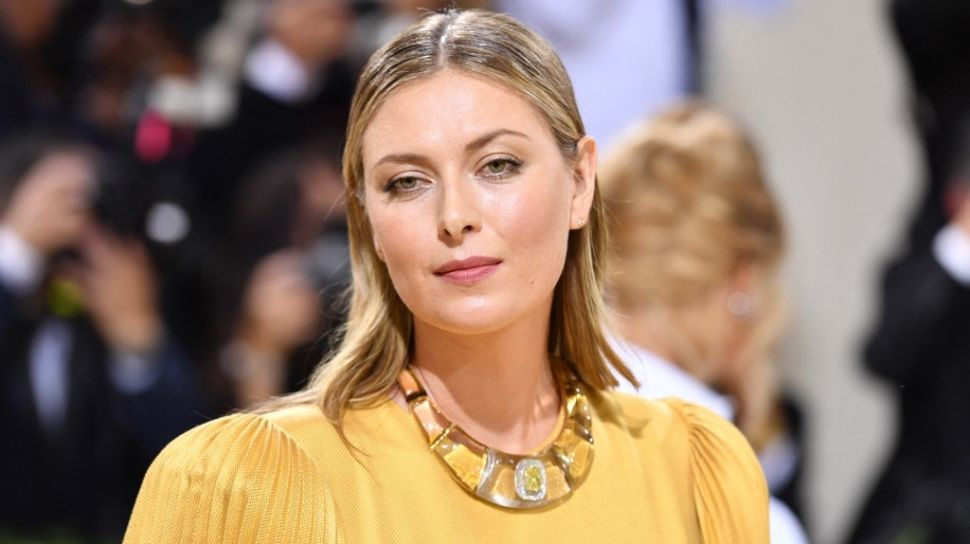
#> input picture tests/download (3).png, 970 x 544 px
$ python -i util.py   (imports and definitions only)
#> lines starting #> are read from the running program, lines starting #| are printed output that depends on the picture

import joblib
import json
import numpy as np
import base64
import cv2
from wavelet import w2d

__class_name_to_number = {}
__class_number_to_name = {}

__model = None

def get_b64_image():
  with open('messi.txt') as f:
    return f.read()

def class_number_to_name(class_num):
  return __class_number_to_name[class_num]

def classify_image(image_64, file_path=None):
  imgs = get_cropped_image_if_2_eyes(file_path, image_64)

  result = []

  for img in imgs:
    scalled_img = cv2.resize(img, (32, 32))
    img_har = w2d(img,'db1',5)
    scalled_img_har = cv2.resize(img_har, (32, 32))
    combined_img = np.vstack((scalled_img.reshape(32*32*3,1), scalled_img_har.reshape(32*32,1)))
    len_img_array = 32 * 32 * 3 + 32 * 32

    fin = combined_img.reshape(1, len_img_array).astype(float)
    result.append({
      'class': __model.predict(fin)[0],
      'class_prob': np.round(__model.predict_proba(fin) * 100, 2).tolist()[0],
      'class_dictionary': __class_name_to_number
      })

  return result


def load_artifacts():
  print("loading artifacts....")
  global __class_name_to_number
  global __class_number_to_name

  with open("server/artifacts/class_dictionary.json", 'r') as f:
    __class_name_to_number = json.load(f)
    __class_number_to_name = {v: k for k, v in __class_name_to_number.items()}

  global __model
  if __model is None:
    with open('server/artifacts/saved_model.pkl', 'rb') as f:
      __model = joblib.load(f)
  print("done")

def get_cv2_image_from_base64(b64):
  encoded_data = b64.split(',')[1]
  nparr = np.frombuffer(base64.b64decode(encoded_data), np.uint8)
  img = cv2.imdecode(nparr, cv2.IMREAD_COLOR)
  return img

def get_cropped_image_if_2_eyes(image_path, image_64):
  face_cascade = cv2.CascadeClassifier('opencv/haar-cascades/haarcascade_frontalface_default.xml')
  eye_cascade = cv2.CascadeClassifier('opencv/haar-cascades/haarcascade_eye.xml')

  if image_path:
    img = cv2.imread(image_path)
  else:
    img = get_cv2_image_from_base64(image_64)

  gray = cv2.cvtColor(img, cv2.COLOR_BGR2GRAY)
  faces = face_cascade.detectMultiScale(gray, 1.3, 5)

  cropped_faces = []
  for (x,y,w,h) in faces:
    roi_gray = gray[y:y+h, x:x+w]
    roi_color = img[y:y+h, x:x+w]
    eyes = eye_cascade.detectMultiScale(roi_gray)
    if len(eyes) >= 2:
      cropped_faces.append(roi_color)
  return cropped_faces


# [8 lines not run here, left out]

>>> import cv2
>>> picture = cv2.imread('../tests/download (3).png', cv2.IMREAD_GRAYSCALE)
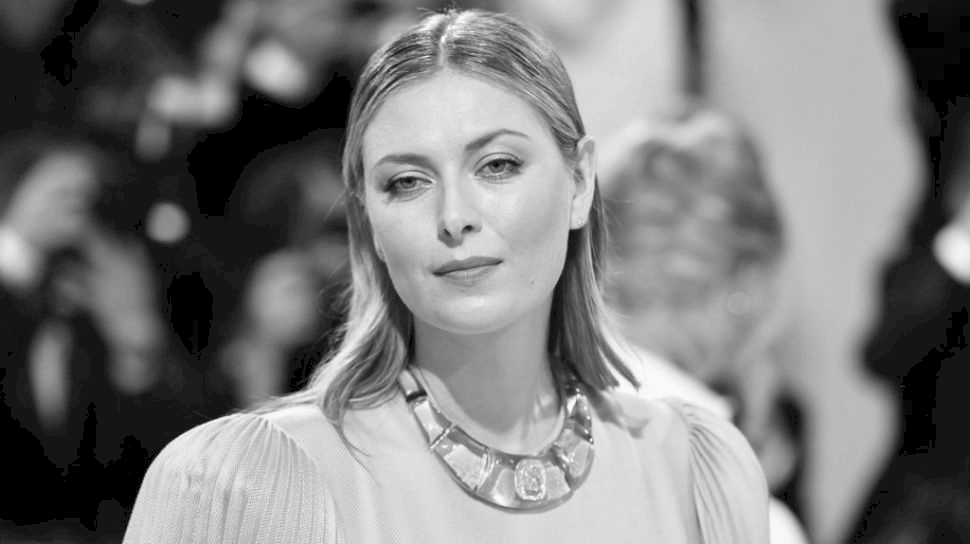
#> picture: shape (544, 970); min 0, max 254, mean 124.8
#> (the run stopped early here; a loop or call above may not have finished)

$ run again, on tests/download (1).png
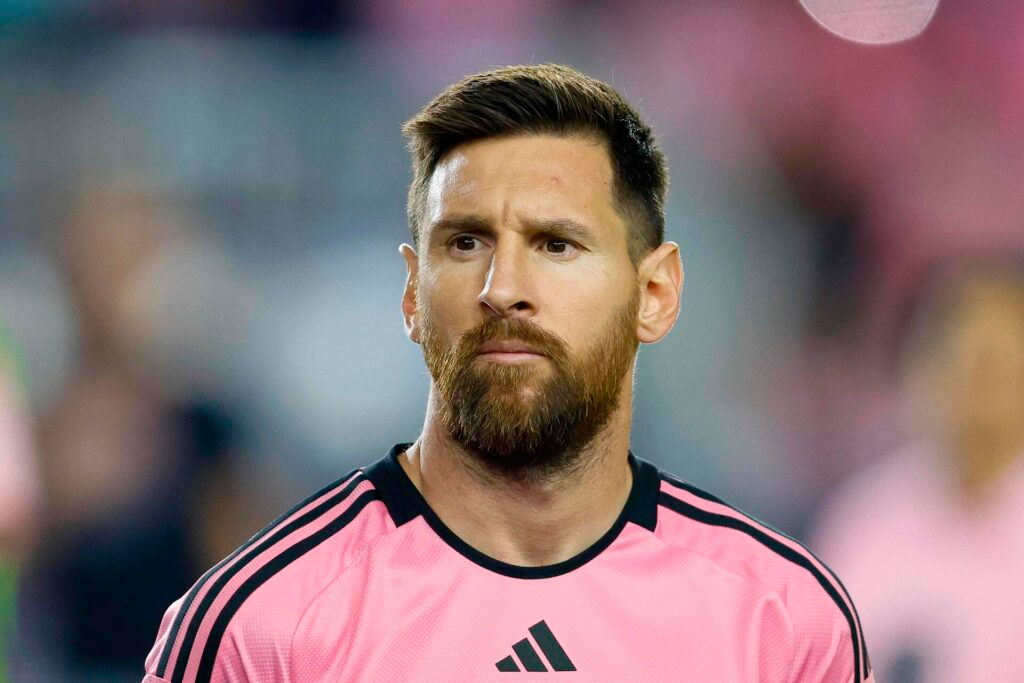
#> input picture tests/download (1).png, 1024 x 683 px
#> `picture = cv2.imread('../tests/download (3).png', cv2.IMREAD_GRAYSCALE)`:
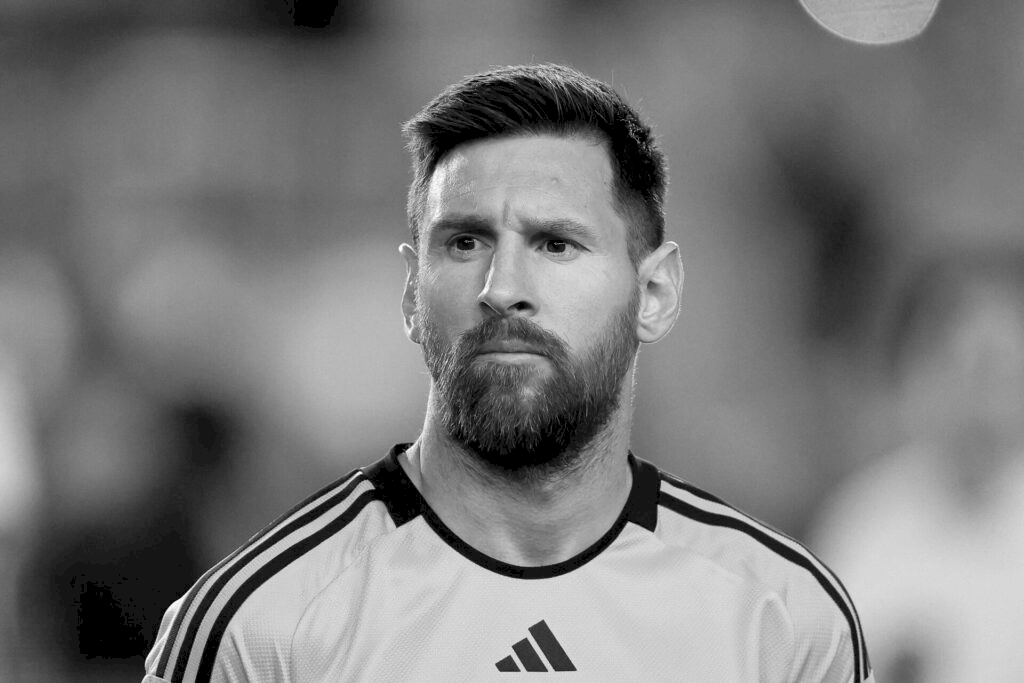
#> picture: shape (683, 1024); min 0, max 255, mean 123.1

$ run again, on tests/download (10).png
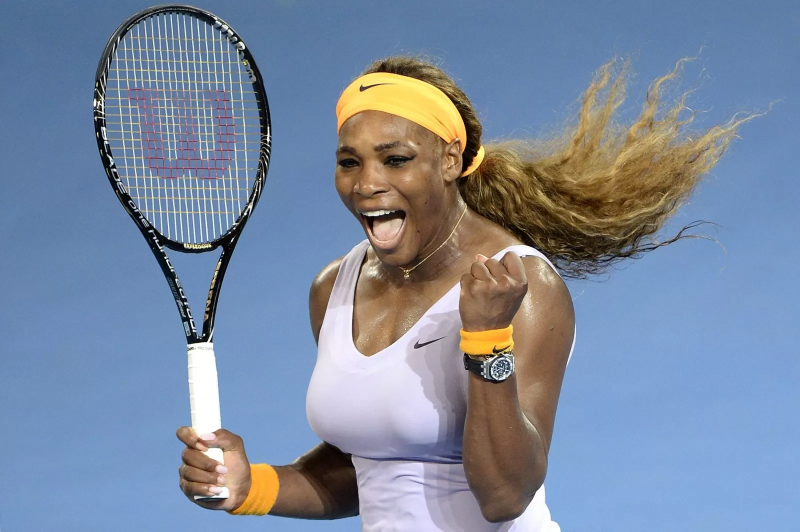
#> input picture tests/download (10).png, 1600 x 1063 px (shown at 1/2 size)
#> `picture = cv2.imread('../tests/download (3).png', cv2.IMREAD_GRAYSCALE)`:
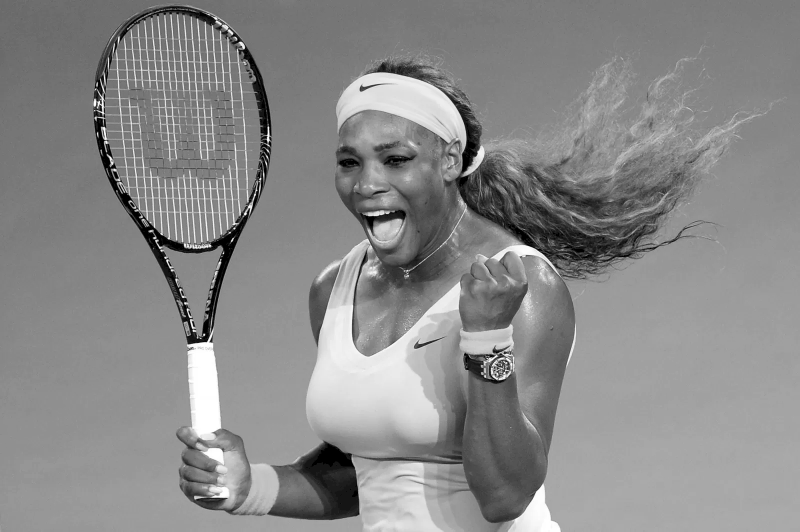
#> picture: shape (1063, 1600) (shown at 1/2 size); min 0, max 255, mean 137.4

$ run again, on tests/download (2).png
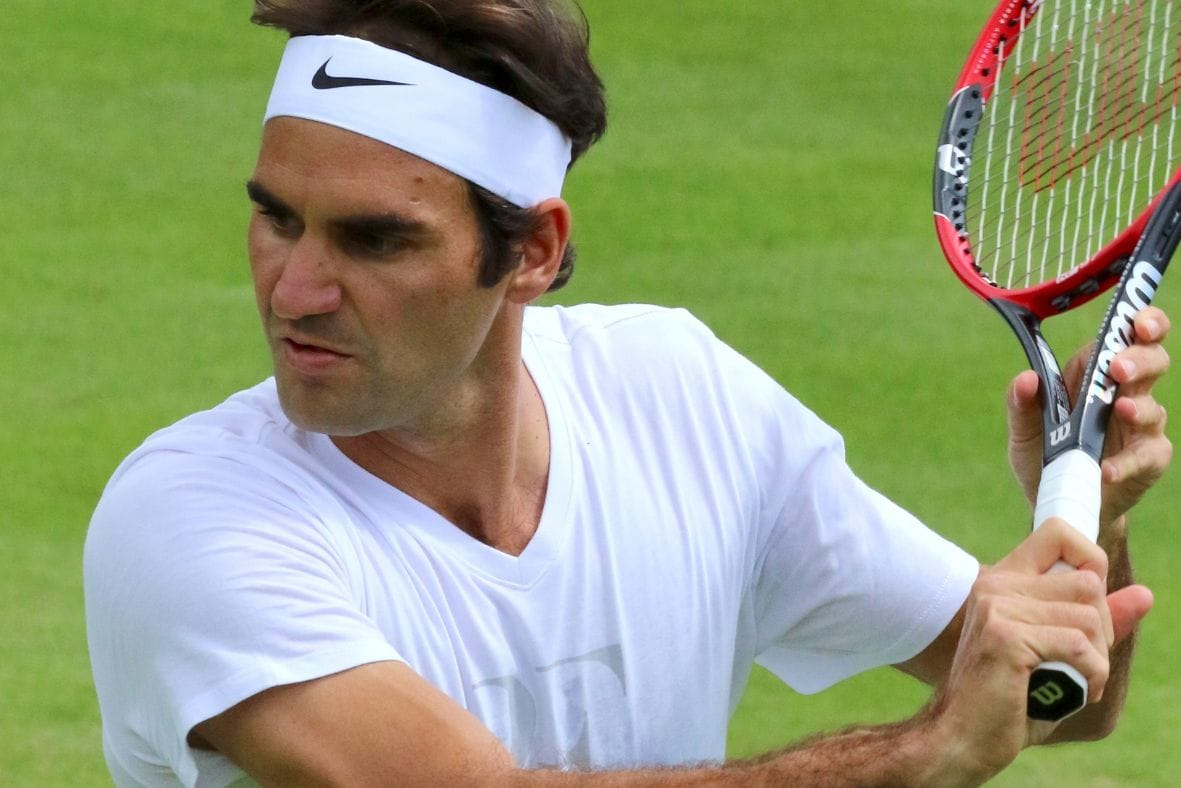
#> input picture tests/download (2).png, 1181 x 788 px
#> `picture = cv2.imread('../tests/download (3).png', cv2.IMREAD_GRAYSCALE)`:
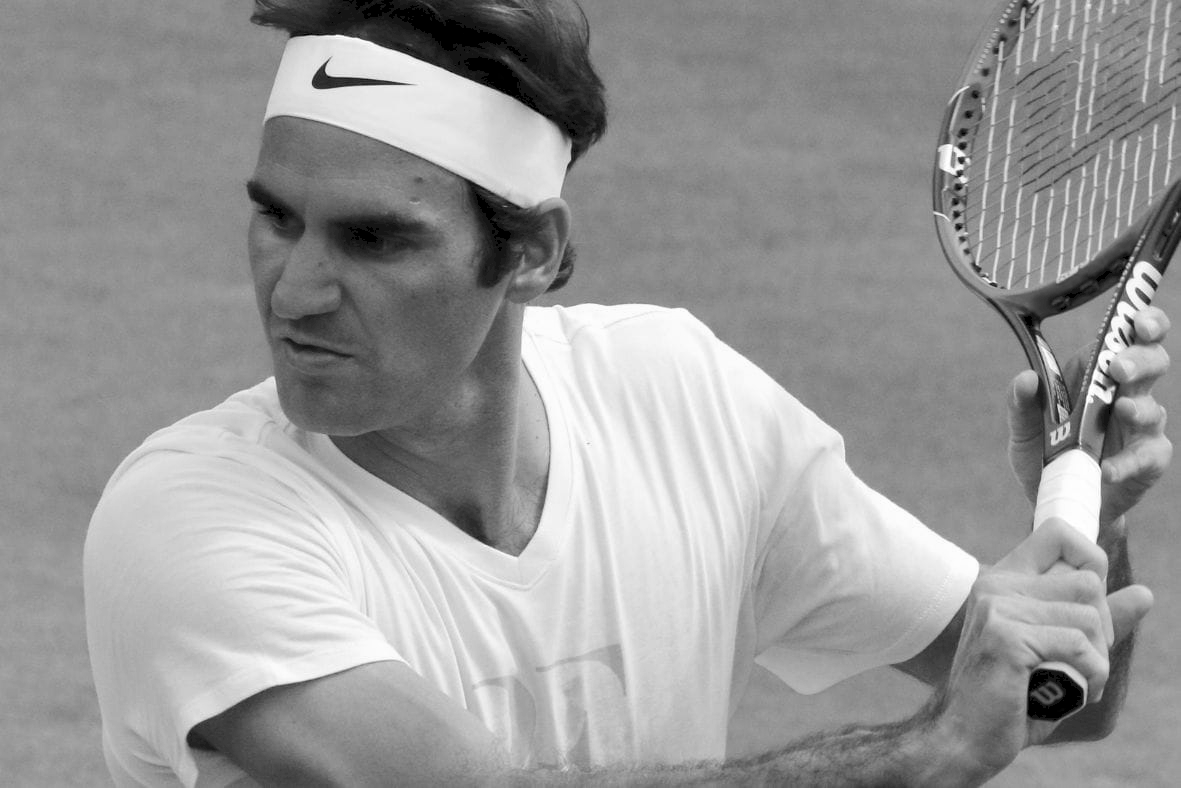
#> picture: shape (788, 1181); min 0, max 255, mean 153.2
